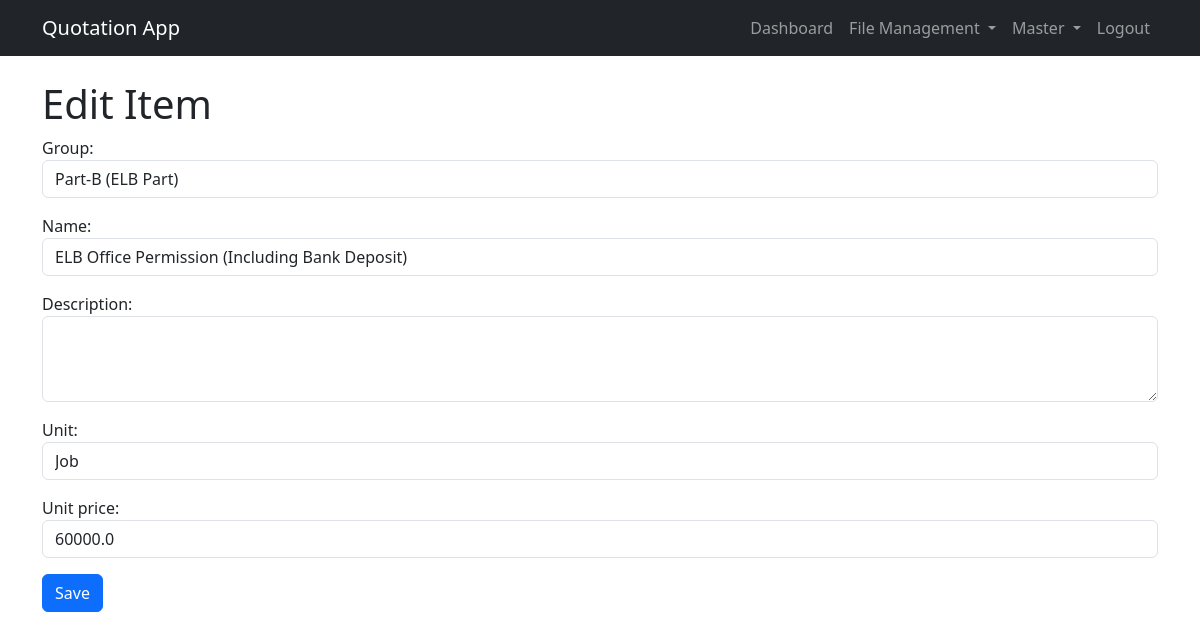
The page /items/123/update/ (signed in) on the database its author committed.
### pages/models.py (models this page shows, shortened)
class Item(models.Model):
    group = models.ForeignKey(ItemGroup, on_delete=models.CASCADE)
    name = models.CharField(max_length=255)
    description = models.TextField(blank=True, null=True)
    unit = models.ForeignKey(Unit, on_delete=models.SET_NULL, null=True, blank=True)
    unit_price = models.FloatField(default=0)
    class Meta:
        unique_together = ('group', 'name')

class ItemGroup(models.Model):
    name = models.CharField(max_length=255, unique=True)
    def __str__(self):
        return self.name

class Unit(models.Model):
    name = models.CharField(max_length=50, unique=True)
    def __str__(self):
        return self.name

### pages/views.py (the view)
# urls.py: path('items/<int:pk>/update/', ItemUpdateView.as_view(), name='item_update'),
@method_decorator(login_required, name='dispatch')
class ItemUpdateView(UpdateView):
    model = Item
    form_class = ItemForm
    template_name = 'pages/quotations/item_form.html'
    success_url = reverse_lazy('item_list')

### pages/forms.py (shortened to what this page needs)
class ItemForm(forms.ModelForm):
    class Meta:
        model = Item
        fields = '__all__'
        widgets = {
            'group': forms.Select(attrs={'class': 'form-control'}),
            'name': forms.TextInput(attrs={'class': 'form-control'}),
            'description': forms.Textarea(attrs={'class': 'form-control', 'rows': 3}),
            'unit': forms.Select(attrs={'class': 'form-control'}),
            'unit_price': forms.NumberInput(attrs={'class': 'form-control'}),
        }

### templates/pages/quotations/item_form.html (shortened to what this page needs)
{% extends 'base.html' %}
{% block content %}
    <h1>{% if form.instance.pk %}Edit{% else %}Create{% endif %} Item</h1>
    <form method="post">
        {{ form.as_p }}
        <button type="submit" class="btn btn-primary">Save</button>
    </form>
{% endblock %}

### rows shown on the page
Item: group "Part-B (ELB Part)", unit "Job", unit_price "60000.0"
ItemGroup: name "ELB Office Permission (Including Bank Deposit)"
